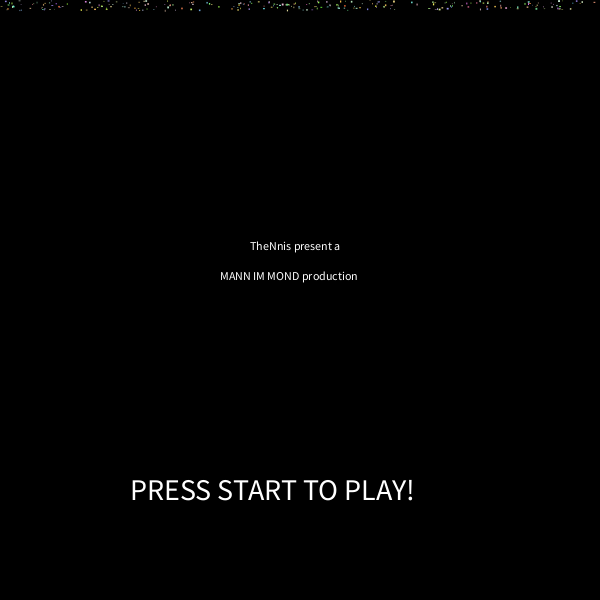
Frame 1 (no input)
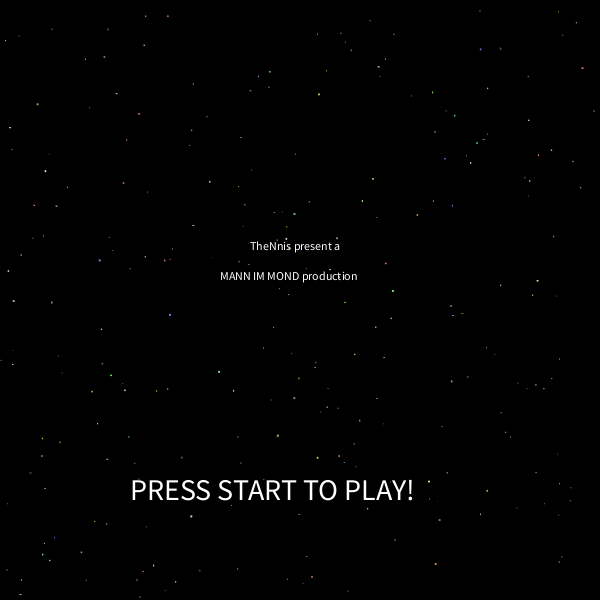
Frame 60 (the mouse pressed at the canvas centre just before this capture)
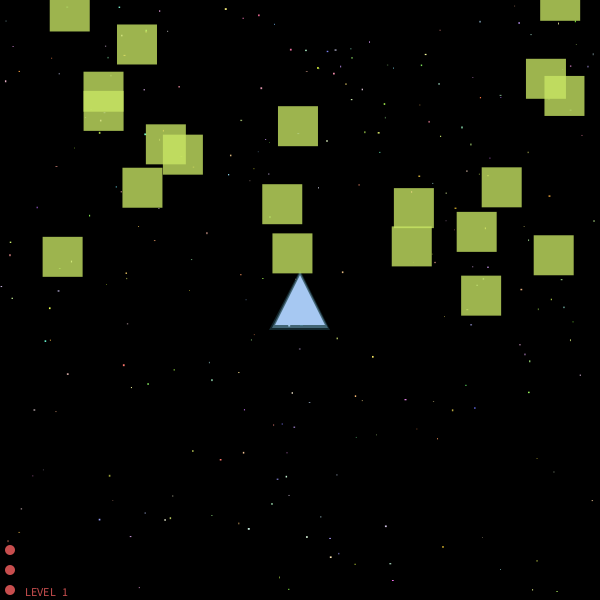
Frame 120 (the mouse held since frame 60 and released just before this capture)

The Processing sketch that drew these frames (run headless with seeded random() and noise(); from frame 60 on, the mouse is pressed at the canvas centre):

// Processing sketch: processing_45704
// ── processing_45704.pde

//ASTROWARS v1.0 BY DENNIS SCHMIDLIN // 2011 //dennis.schmidlin@students.fhnw.ch
// HAVE FUN!

int level =1;
int zeit = 0;
float gameframe=0;
boolean start = true;
boolean startgame = false;
boolean gameover = false;
boolean effekt = false;
int leben = 3;
int rad = 40;
boolean laser = true;
float starY = 0;
int count = 250;
int astrocount = 20;
int effektcount = 200;

float[] starleben = new float[leben];

float[] starYpos = new float[count];
float[] starXpos = new float[count];
float[] starYGeschwindigkeit = new float[count];
float[] starfarbe = new float[count];

float[] astroYpos = new float[astrocount];
float[] astroXpos = new float[astrocount];
float[] astroB = new float[astrocount];
float[] astrofarbe = new float[astrocount];
float[] astroYGeschwindigkeit = new float[astrocount];
boolean astrotreffer = false;

//int schuss = 0;
float laserYpos = mouseY;
float laserXpos = mouseX;
float laserYGeschwindigkeit = -10;

void setup() {
  size(600, 600);
  smooth();
  noStroke();
  background(0);
  frameRate(25);

  for (int i=0; i < starYpos.length; i++) {
    starYGeschwindigkeit[i] = random(0.1, 10);
    starXpos[i] = random(0, height);
  }
  for (int i=0; i < astroYpos.length; i++) {
    astroYGeschwindigkeit[i] = random(3, 8);
    astroYpos[i] = 0;
    astroXpos[i] = random(0, height);
    astroB[i] = rad;
  }
} // END SETUP

void draw() {
  fill(0);
  rect(0, 0, width, height);

  for (int i=0; i< starYpos.length; ++i) {
    starYpos[i] = starYpos[i] + starYGeschwindigkeit[i];
    fill (random(100, 255), random(100, 255), random(50, 255));  
    rect(starXpos[i], starYpos[i], random(0.5, 2), random(0.5, 2));

    if (starYpos[i] > height) {
      starYpos[i] = 0;
      starXpos[i] = random(0, width);
      starYGeschwindigkeit[i] = random(0.1, 10);
    }
  }

  fill(255);

  if (start == true) {
     level = 1;
    textSize(12);
    text ("TheNnis present a", width/2-50, height/2-50);
    text ("MANN IM MOND production", width/2-80, height/2-20);
    textSize(30);
    text ("PRESS START TO PLAY!", width/2-170, height/2+200);

    for (int i=0; i< astroYpos.length; ++i) {
      astroYpos[i] = -200;
    }

    if ( mousePressed) {
      start = false;
      startgame = true;
    }
  }

  //GAME OVER
  if (gameover == true) {
    textSize(12);
    text ("TheNnis present a", width/2-50, height/2-50);
    text ("MANN IM MOND production", width/2-80, height/2-20);
    textSize(30);
    text ("GAME OVER", width/2-90, height/2+200);
    textSize(20);
    text ("LEVEL:", width/2-50, height/2+230);
    text (level, width/2+20, height/2+230);
    if ( mousePressed) {
      leben = 3;
      start = true;
      gameover = false;
      startgame = false;
      for (int i=0; i < starYpos.length; i++) {
      astroYGeschwindigkeit[i] = random(3, 8);
      }
    }
  }

  //GAME START
  if (startgame == true) {
    
    if (laserYpos <= 0){
      laserYpos=mouseY;
      laserXpos=width+100;
    }

    if (mousePressed) {
      laser = false;
      laserYpos=mouseY;
      laserXpos=mouseX;
    }

    // LASER
    if (laser == true) {
      laserYpos = 0;
    }
    if (laser == false) {
      
      laserYpos = laserYpos + laserYGeschwindigkeit;  

      fill(255, 200, 230);
      rect(laserXpos, laserYpos, 3, 6);
      fill(150, 200, 230, 150);
      rect(laserXpos, laserYpos+6, 3, 8);
      fill(100, 200, 230, 100);
      rect(laserXpos, laserYpos+14, 3, 10);
      fill(50, 200, 230, 50);
      rect(laserXpos, laserYpos+24, 3, 12);
    } // LASER END

    //Raumschiff
    fill(200, 200, 255);
    triangle(mouseX-25, mouseY+25, mouseX, mouseY-25, mouseX+25, mouseY+25);
    fill(150, 200, 230, 100);
    triangle(mouseX-28, mouseY+28, mouseX, mouseY-28, mouseX+28, mouseY+28);
    fill(100, 200, 230, 50);
    triangle(mouseX-31, mouseY+30, mouseX, mouseY-30, mouseX+30, mouseY+30);
    //END RAUMSCHIFF


    for (int i=0; i< astroYpos.length; ++i) {
      astroYpos[i] = astroYpos[i] + astroYGeschwindigkeit[i];
      fill(200,230,100,200);
      rect(astroXpos[i], astroYpos[i], astroB[i], astroB[i]);

      if (astroYpos[i] > height) {
        astroYpos[i] = 0;
        astroXpos[i] = random(0, width);
      }
    }

    //LEBEN
    if (leben == 3) {
      fill(255, 100, 100, 200);
      ellipse(10, height-50, 10, 10);
      ellipse(10, height-30, 10, 10);
      ellipse(10, height-10, 10, 10);
    }
    if (leben == 2) {
      fill(255, 100, 100, 200);
      ellipse(10, height-30, 10, 10);
      ellipse(10, height-10, 10, 10);
    }

    if (leben == 1) {
      fill(255, 100, 100, 200);
      ellipse(10, height-10, 10, 10);
    }
    if (leben == 0) {
      gameover = true;
      startgame = false;
    }

    for (int i=0; i< astroYpos.length; ++i) { 
      if (dist (mouseX, mouseY, astroXpos[i]+rad/2, astroYpos[i]+rad/2) < rad) {
        leben = leben -1;
        astroYpos[i] = -500;
      }
    } //LEBEN END

    //TREFFER
    for (int i=0; i< astroYpos.length; ++i) {
      if (dist (laserXpos, laserYpos, astroXpos[i], astroYpos[i]) < rad) {
        astroYpos[i] = -500;
        laser = true;
      }
    }
    
    //level
    if(zeit > 750){
      astrocount = astrocount + astrocount/2;
      level++;
      zeit = 0;
      for (int i=0; i< astroYpos.length; ++i) {
      astroYGeschwindigkeit[i]=astroYGeschwindigkeit[i]+random(0.1,5);
      }
    }
      
    textSize(12);
    text ("LEVEL", 25, height-4);
    text(level,62,height-4 );
    
    zeit++;
    println(astroYGeschwindigkeit[0]);
  }
}
